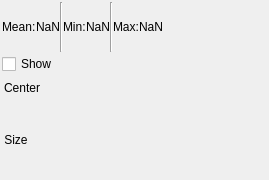
<?xml version="1.0" encoding="UTF-8"?>
<ui version="4.0">
 <class>Form</class>
 <widget class="QWidget" name="Form">
  <property name="geometry">
   <rect>
    <x>0</x>
    <y>0</y>
    <width>269</width>
    <height>180</height>
   </rect>
  </property>
  <property name="windowTitle">
   <string>Form</string>
  </property>
  <layout class="QVBoxLayout" name="verticalLayout">
   <property name="spacing">
    <number>2</number>
   </property>
   <property name="leftMargin">
    <number>2</number>
   </property>
   <property name="topMargin">
    <number>2</number>
   </property>
   <property name="rightMargin">
    <number>2</number>
   </property>
   <property name="bottomMargin">
    <number>2</number>
   </property>
   <item>
    <layout class="QHBoxLayout" name="horizontalLayout_10">
     <property name="spacing">
      <number>0</number>
     </property>
     <item>
      <widget class="QLabel" name="label_9">
       <property name="text">
        <string>Mean:</string>
       </property>
      </widget>
     </item>
     <item>
      <widget class="PyDMLabel" name="PyDMLabel_2">
       <property name="toolTip">
        <string/>
       </property>
       <property name="text">
        <string>NaN</string>
       </property>
       <property name="channel" stdset="0">
        <string>oph://${AD}.stats${R}.mean_value</string>
       </property>
      </widget>
     </item>
     <item>
      <widget class="Line" name="line">
       <property name="orientation">
        <enum>Qt::Vertical</enum>
       </property>
      </widget>
     </item>
     <item>
      <widget class="QLabel" name="label_10">
       <property name="text">
        <string>Min:</string>
       </property>
      </widget>
     </item>
     <item>
      <widget class="PyDMLabel" name="PyDMLabel_4">
       <property name="toolTip">
        <string/>
       </property>
       <property name="text">
        <string>NaN</string>
       </property>
       <property name="channel" stdset="0">
        <string>oph://${AD}.stats${R}.min_value</string>
       </property>
      </widget>
     </item>
     <item>
      <widget class="Line" name="line_2">
       <property name="orientation">
        <enum>Qt::Vertical</enum>
       </property>
      </widget>
     </item>
     <item>
      <widget class="QLabel" name="label_11">
       <property name="text">
        <string>Max:</string>
       </property>
      </widget>
     </item>
     <item>
      <widget class="PyDMLabel" name="PyDMLabel_6">
       <property name="toolTip">
        <string/>
       </property>
       <property name="text">
        <string>NaN</string>
       </property>
       <property name="channel" stdset="0">
        <string>oph://${AD}.stats${R}.max_value</string>
       </property>
      </widget>
     </item>
     <item>
      <spacer name="horizontalSpacer_7">
       <property name="orientation">
        <enum>Qt::Horizontal</enum>
       </property>
       <property name="sizeHint" stdset="0">
        <size>
         <width>40</width>
         <height>20</height>
        </size>
       </property>
      </spacer>
     </item>
    </layout>
   </item>
   <item>
    <widget class="PyDMCheckbox" name="PyDMCheckbox">
     <property name="toolTip">
      <string/>
     </property>
     <property name="text">
      <string>Show</string>
     </property>
     <property name="channel" stdset="0">
      <string>oph://${AD}.overlays.overlay_${R}.use._write_pv</string>
     </property>
    </widget>
   </item>
   <item>
    <layout class="QHBoxLayout" name="horizontalLayout_3">
     <item>
      <widget class="PyDMSlider" name="PyDMSlider_3">
       <property name="toolTip">
        <string/>
       </property>
       <property name="channel" stdset="0">
        <string>oph://${AD}.roi${R}.min_xyz.min_y._write_pv</string>
       </property>
       <property name="orientation" stdset="0">
        <enum>Qt::Vertical</enum>
       </property>
      </widget>
     </item>
     <item>
      <layout class="QVBoxLayout" name="verticalLayout_4">
       <item>
        <widget class="QLabel" name="label_5">
         <property name="text">
          <string>Center</string>
         </property>
         <property name="alignment">
          <set>Qt::AlignCenter</set>
         </property>
        </widget>
       </item>
       <item>
        <widget class="PyDMSlider" name="PyDMSlider_4">
         <property name="toolTip">
          <string/>
         </property>
         <property name="channel" stdset="0">
          <string>oph://${AD}.roi${R}.min_xyz.min_x._write_pv</string>
         </property>
         <property name="step_size" stdset="0">
          <number>0</number>
         </property>
        </widget>
       </item>
      </layout>
     </item>
     <item>
      <spacer name="horizontalSpacer_4">
       <property name="orientation">
        <enum>Qt::Horizontal</enum>
       </property>
       <property name="sizeHint" stdset="0">
        <size>
         <width>40</width>
         <height>20</height>
        </size>
       </property>
      </spacer>
     </item>
    </layout>
   </item>
   <item>
    <layout class="QHBoxLayout" name="horizontalLayout_8">
     <item>
      <widget class="PyDMSlider" name="PyDMSlider_6">
       <property name="toolTip">
        <string/>
       </property>
       <property name="channel" stdset="0">
        <string>oph://${AD}.roi${R}.size.y._write_pv</string>
       </property>
       <property name="orientation" stdset="0">
        <enum>Qt::Vertical</enum>
       </property>
      </widget>
     </item>
     <item>
      <layout class="QVBoxLayout" name="verticalLayout_5">
       <item>
        <widget class="QLabel" name="label_6">
         <property name="text">
          <string>Size</string>
         </property>
         <property name="alignment">
          <set>Qt::AlignCenter</set>
         </property>
        </widget>
       </item>
       <item>
        <widget class="PyDMSlider" name="PyDMSlider_5">
         <property name="toolTip">
          <string/>
         </property>
         <property name="channel" stdset="0">
          <string>oph://${AD}.roi${R}.size.x._write_pv</string>
         </property>
        </widget>
       </item>
      </layout>
     </item>
     <item>
      <spacer name="horizontalSpacer_5">
       <property name="orientation">
        <enum>Qt::Horizontal</enum>
       </property>
       <property name="sizeHint" stdset="0">
        <size>
         <width>40</width>
         <height>20</height>
        </size>
       </property>
      </spacer>
     </item>
    </layout>
   </item>
  </layout>
 </widget>
 <customwidgets>
  <customwidget>
   <class>PyDMLabel</class>
   <extends>QLabel</extends>
   <header>pydm.widgets.label</header>
  </customwidget>
  <customwidget>
   <class>PyDMCheckbox</class>
   <extends>QCheckBox</extends>
   <header>pydm.widgets.checkbox</header>
  </customwidget>
  <customwidget>
   <class>PyDMSlider</class>
   <extends>QFrame</extends>
   <header>pydm.widgets.slider</header>
  </customwidget>
 </customwidgets>
 <resources/>
 <connections/>
</ui>
